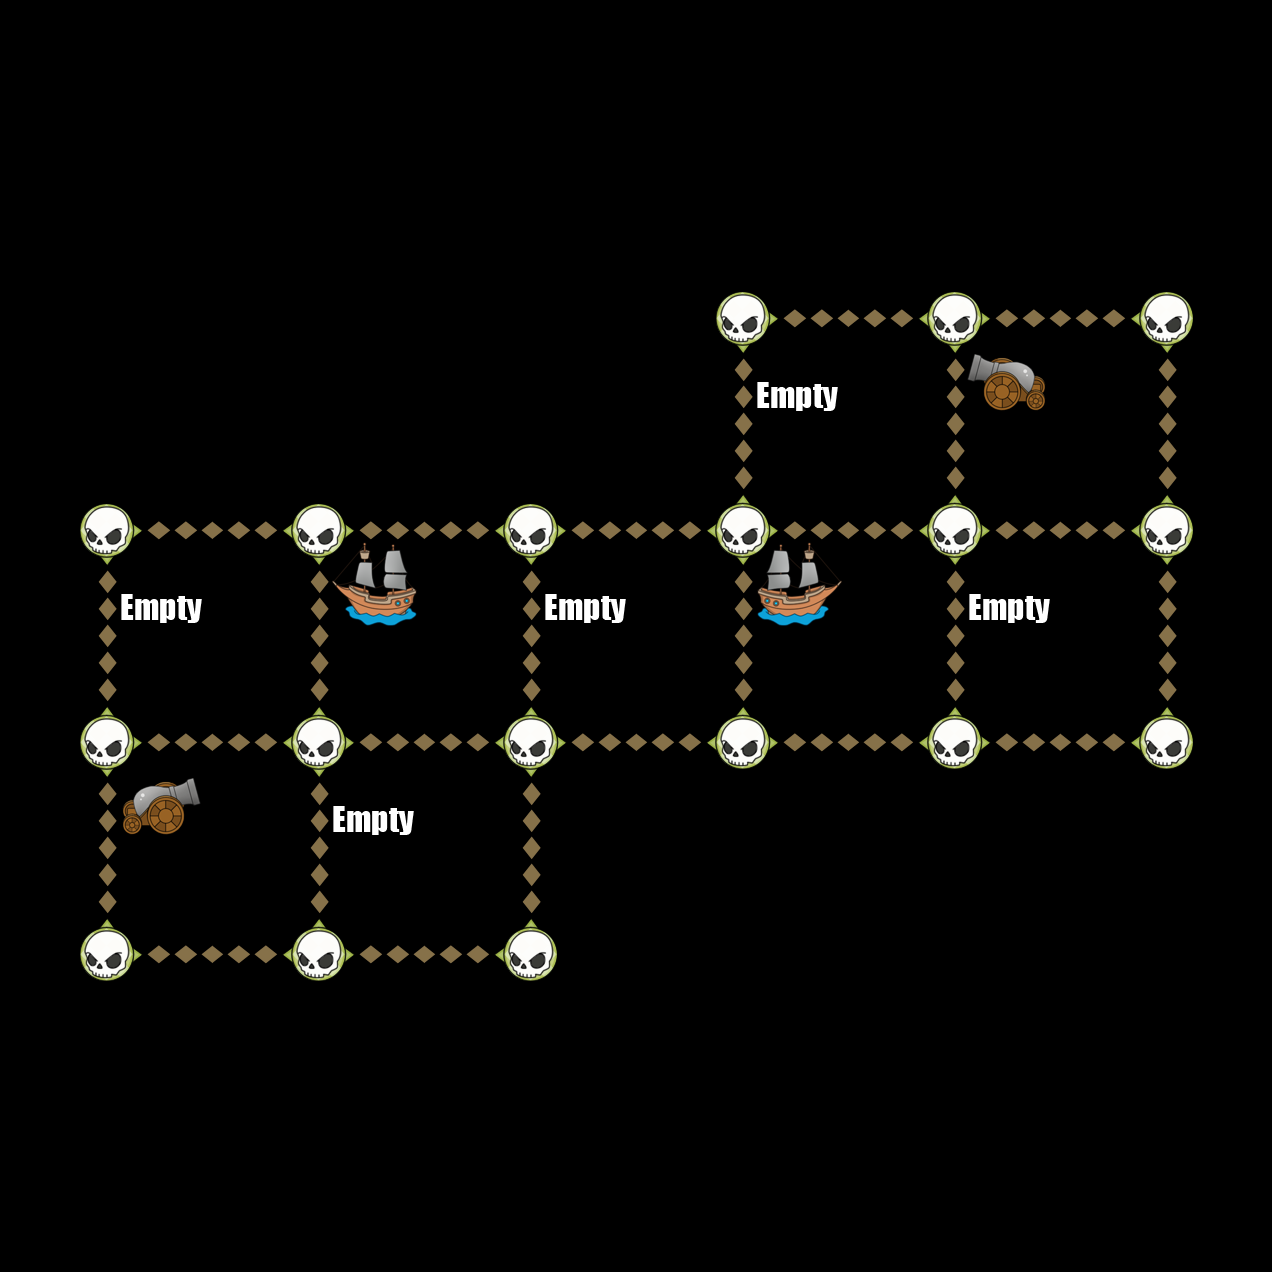

A level layout from a 2D game, rendered from its tile map. Below: a short description, then the map file with tile-grid data replaced by summaries:
An orthogonal 6x6 tile map with 212x212 px tiles, 6 tile layers (Down, Up, Left, Right, ...).

<map version="1.0" orientation="orthogonal" width="6" height="6" tilewidth="212" tileheight="212">
 <tileset firstgid="1" name="TileGraphic_Final-ipadhd" tilewidth="212" tileheight="212">
  <image source="TileGraphic_Final-ipadhd.png" width="636" height="1060" />
  <tile id="0">
   <properties>
    <property name="LineFilled" value="True" />
   </properties>
  </tile>
  <tile id="2">
   <properties>
    <property name="Item" value="TreasureBox" />
   </properties>
  </tile>
  <tile id="4">
   <properties>
    <property name="RowFilled" value="True" />
   </properties>
  </tile>
  <tile id="6">
   <properties>
    <property name="Item" value="CannonLeft" />
   </properties>
  </tile>
  <tile id="7">
   <properties>
    <property name="Item" value="ShipRight" />
   </properties>
  </tile>
  <tile id="8">
   <properties>
    <property name="Item" value="MapOne" />
   </properties>
  </tile>
  <tile id="9">
   <properties>
    <property name="Item" value="CannonRight" />
   </properties>
  </tile>
  <tile id="10">
   <properties>
    <property name="Item" value="ShipLeft" />
   </properties>
  </tile>
  <tile id="11">
   <properties>
    <property name="Item" value="MapTwo" />
   </properties>
  </tile>
  <tile id="12">
   <properties>
    <property name="Item" value="Empty" />
   </properties>
  </tile>
  <tile id="13">
   <properties>
    <property name="Item" value="Skull" />
   </properties>
  </tile>
  <tile id="14">
   <properties>
    <property name="Item" value="Fog" />
   </properties>
  </tile>
 </tileset>
 <layer name="Down" width="6" height="6">
  <data>[36 cells, 12 non-empty, 1 distinct tile ids]</data>
 </layer>
 <layer name="Up" width="6" height="6">
  <data>[36 cells, 12 non-empty, 1 distinct tile ids]</data>
 </layer>
 <layer name="Left" width="6" height="6">
  <data>[36 cells, 14 non-empty, 1 distinct tile ids]</data>
 </layer>
 <layer name="Right" width="6" height="6">
  <data>[36 cells, 14 non-empty, 1 distinct tile ids]</data>
 </layer>
 <layer name="Dots" width="6" height="6">
  <data>[36 cells, 18 non-empty, 1 distinct tile ids]</data>
 </layer>
 <layer name="Items" width="6" height="6">
  <data>[36 cells, 9 non-empty, 5 distinct tile ids]</data>
 </layer>
</map>
